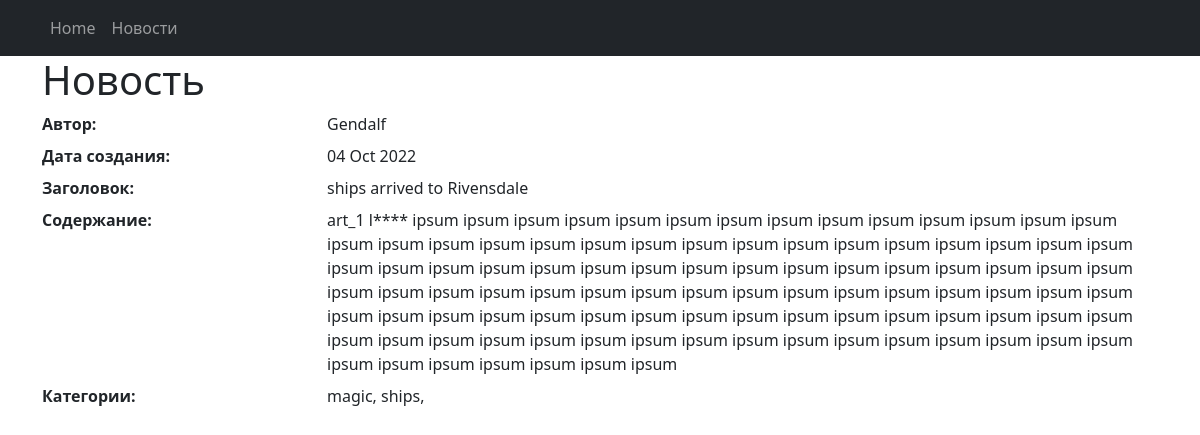
The app's page /news/143, older data.
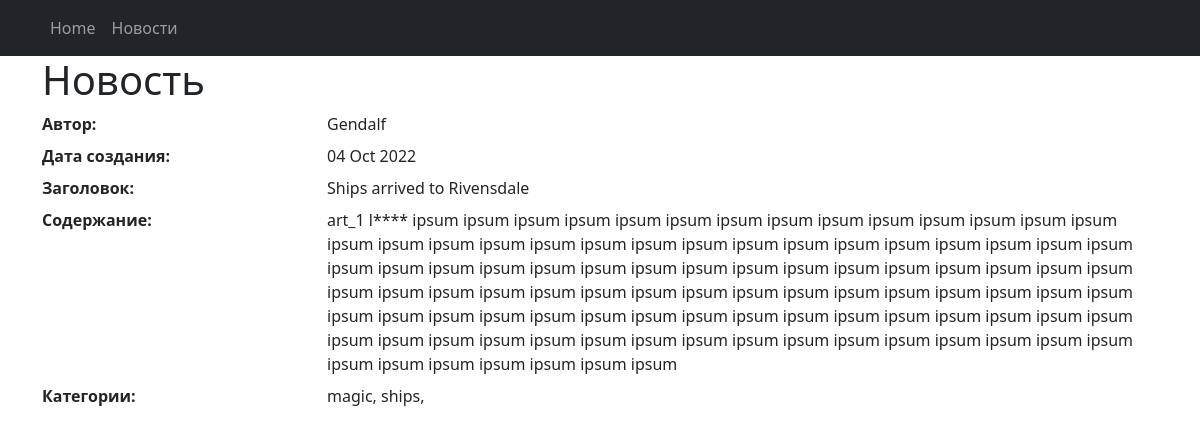
The same page, newer data.
### news/models.py (models this page shows, shortened)
class Post(models.Model):
    article = 'AR'
    news = 'NW'
    POSITIONS = [
        (article, 'Статья'),
        (news, 'Новость'),
    ]
    author = models.ForeignKey('Author', on_delete=models.CASCADE)
    post_type = models.CharField(max_length=2, choices=POSITIONS, default=news)
    time_create = models.DateTimeField(auto_now_add=True)
    category = models.ManyToManyField('Category',
               through='Postcategory')
    head = models.CharField(max_length=128)
    text = models.TextField(default='')
    rating = models.IntegerField(default=0)

class Author(models.Model):
    auth_user = models.OneToOneField(User, on_delete=models.CASCADE)
    auth_rating = models.IntegerField(default=0)

class Category(models.Model):
    name = models.CharField(max_length=64, unique=True)

### news/views.py (the view)
# urls.py: path('<int:pk>', NewsDetail.as_view()),
class NewsDetail(DetailView):
    model = Post
    template_name = 'neww.html'
    context_object_name = 'neww'

### news/templatetags/custom_filters.py (called while the page is built)
@register.filter()
def censor(value, code='wolf'):
    len_1 = len(code)-1
    val_1 = value.replace(code, f'{code[0]}{len_1*"*"}')
    return val_1

### templates/neww.html (shortened to what this page needs)
{% extends 'flatpages/default.html' %}
{% load custom_filters %}
{% block content %}
<h1>Новость</h1>
<dl class="row">
    <dt class="col-sm-3">Автор:</dt>
    <dd class="col-sm-9">{{ neww.author.auth_user.username }}</dd>
    <dt class="col-sm-3">Дата создания:</dt>
    <dd class="col-sm-9">{{ neww.time_create | date:'d M Y' }}</dd>
    <dt class="col-sm-3">Заголовок:</dt>
    <dd class="col-sm-9">{{ neww.head | censor | censor:"Санитарным" |censor:"Sword"}}</dd>
    <dt class="col-sm-3">Содержание:</dt>
    <dd class="col-sm-9">{{ neww.text | censor:"Санитарным"|censor:"lorem"}}</dd>
    <dt class="col-sm-3">Категории:</dt>
    <dd class="col-sm-9">
        {% for cat in neww.category.all %}
        {{cat.name}},
        {% endfor %}</dd>
</dl>
{% endblock content %}

### templates/flatpages/default.html (shortened to what this page needs)
<!DOCTYPE html>
<html lang="en">
    <head>
        {% load static %}
        <link href="{% static 'css/styles.css' %}" rel="stylesheet" />
    </head>
    <body>
        <nav class="navbar navbar-expand-lg navbar-dark bg-dark static-top">
            <div class="container">
                <div class="collapse navbar-collapse" id="navbarResponsive">
                    <ul class="navbar-nav ml-auto">
                        <li class="nav-item active">
                            <a class="nav-link" href="/">Home
                            </a>
                        </li>
                        <li class="nav-item">
                            <a class="nav-link" href="/news/">Новости</a>
                        </li>
                    </ul>
                </div>
            </div>
         </nav>
        <div class="container">
            <div class="row">
                <div class="col-lg-12">
                    {% block content %}{% endblock content %}
                </div>
            </div>
         </div>
    </body>
</html>

Row changes from the older to the newer data that the page shows:
changed Post "Gendalf": head|censor "ships arrived to Rivensdale" → "Ships arrived to Rivensdale"
